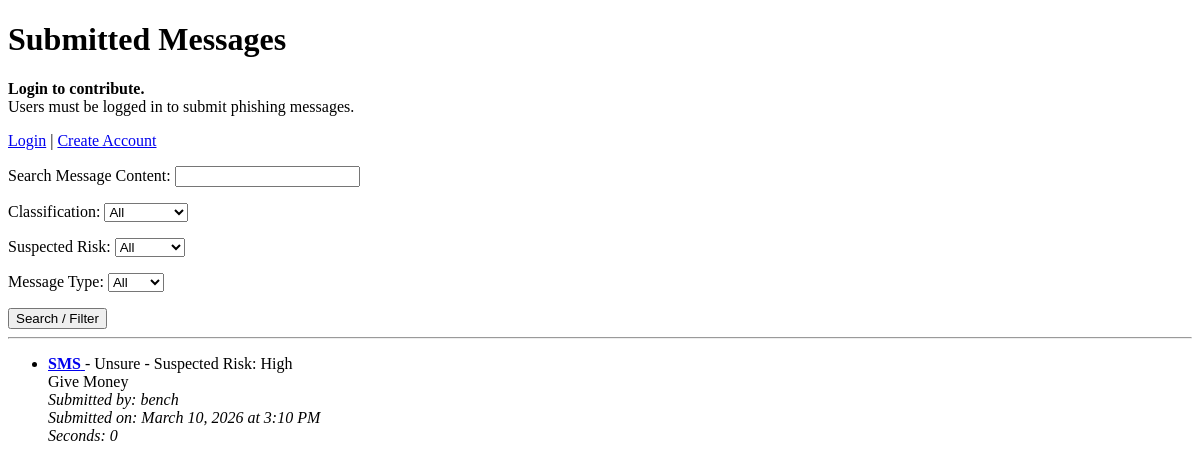
The app's page /, older data.
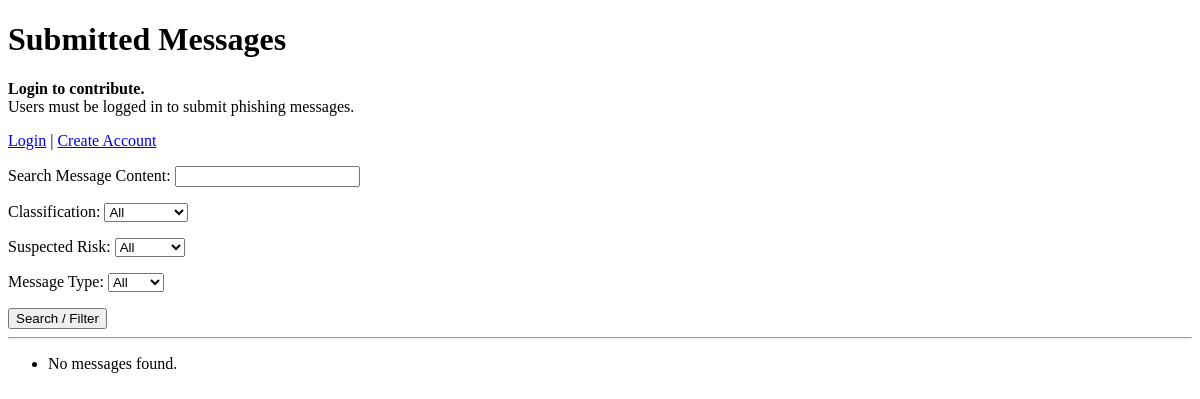
The same page, newer data.
### analyzer/models.py (models this page shows, shortened)
class Message(models.Model):
    MESSAGE_TYPES = [
        ('Email', 'Email'),
        ('SMS', 'SMS'),
    ]
    CLASSIFICATIONS = [
        ('Phishing', 'Phishing'),
        ('Legitimate', 'Legitimate'),
        ('Unsure', 'Unsure'),
    ]
    SUSPECTED_RISK_LEVELS = [
        ('Low', 'Low'),
        ('Medium', 'Medium'),
        ('High', 'High'),
    ]
    user = models.ForeignKey(User, on_delete=models.CASCADE, null=True, blank=True)
    message_content = models.TextField()
    message_type = models.CharField(max_length=10, choices=MESSAGE_TYPES)
    classification = models.CharField(max_length=20, choices=CLASSIFICATIONS)
    suspected_risk = models.CharField(max_length=10, choices=SUSPECTED_RISK_LEVELS)
    submission_date = models.DateTimeField(auto_now_add=True)
    seconds = models.ManyToManyField(User, related_name='seconded_messages', blank=True)

### analyzer/views.py (the view)
# urls.py: path('', views.message_list, name='message_list'),
def message_list(request):
    messages = Message.objects.all().order_by('-submission_date')
    query = request.GET.get('q')
    classification = request.GET.get('classification')
    suspected_risk = request.GET.get('suspected_risk')
    message_type = request.GET.get('message_type')
    if query:
        messages = messages.filter(message_content__icontains=query)
    if classification:
        messages = messages.filter(classification=classification)
    if suspected_risk:
        messages = messages.filter(suspected_risk=suspected_risk)
    if message_type:
        messages = messages.filter(message_type=message_type)
    context = {
        'messages': messages,
        'query': query or '',
        'selected_classification': classification or '',
        'selected_suspected_risk': suspected_risk or '',
        'selected_message_type': message_type or '',
    }
    return render(request, 'analyzer/message_list.html', context)

### analyzer/templates/analyzer/message_list.html (shortened to what this page needs)
<!DOCTYPE html>
<html>
<head>
</head>
<body>
<h1>Submitted Messages</h1>
{% if user.is_authenticated %}
    <p>Logged in as <strong>{{ user.username }}</strong></p>
    <p>
        <a href="/submit/">Submit a New Message</a>
    </p>
    <form action="/accounts/logout/" method="post">
        {% csrf_token %}
        <button type="submit">Logout</button>
    </form>
{% else %}
    <p>
        <strong>Login to contribute.</strong><br>
        Users must be logged in to submit phishing messages.
    </p>
    <p>
        <a href="/accounts/login/">Login</a> |
        <a href="/register/">Create Account</a>
    </p>
{% endif %}
<form method="get">
    <p>
        <label for="q">Search Message Content:</label>
        <input type="text" id="q" name="q" value="{{ query }}">
    </p>
    <p>
        <label for="classification">Classification:</label>
        <select id="classification" name="classification">
            <option value="">All</option>
        </select>
    </p>
    <p>
        <label for="suspected_risk">Suspected Risk:</label>
        <select id="suspected_risk" name="suspected_risk">
            <option value="">All</option>
        </select>
    </p>
    <p>
        <label for="message_type">Message Type:</label>
        <select id="message_type" name="message_type">
            <option value="">All</option>
        </select>
    </p>
    <button type="submit">Search / Filter</button>
</form>
<hr>
<ul>
{% for message in messages %}
    <li>
        <a href="/message/{{ message.id }}/">
            <strong>{{ message.message_type }}</strong>
        </a> -
        {{ message.classification }} -
        Suspected Risk: {{ message.suspected_risk }}
        <br>
        {{ message.message_content }}
        <br>
        <em>
            Submitted by:
            {% if message.user %}
                {{ message.user.username }}
            {% else %}
                Unknown
            {% endif %}
        </em>
        <br>
        <em>
            Submitted on: {{ message.submission_date|date:"F j, Y \a\t g:i A" }}
        </em>
        <br>
        <em>
            Seconds: {{ message.seconds.count }}
        </em>
    </li>
{% empty %}
    <li>No messages found.</li>
{% endfor %}
</ul>
</body>
</html>

Row changes from the older to the newer data that the page shows:
removed Message: message_type "SMS", classification "Unsure", suspected_risk "High", message_content "Give Money", user.username "bench", submission_date "March 10, 2026 at 3:10 PM", seconds.count "0"
Text that changed along with them:
text now shown: "No messages found."
